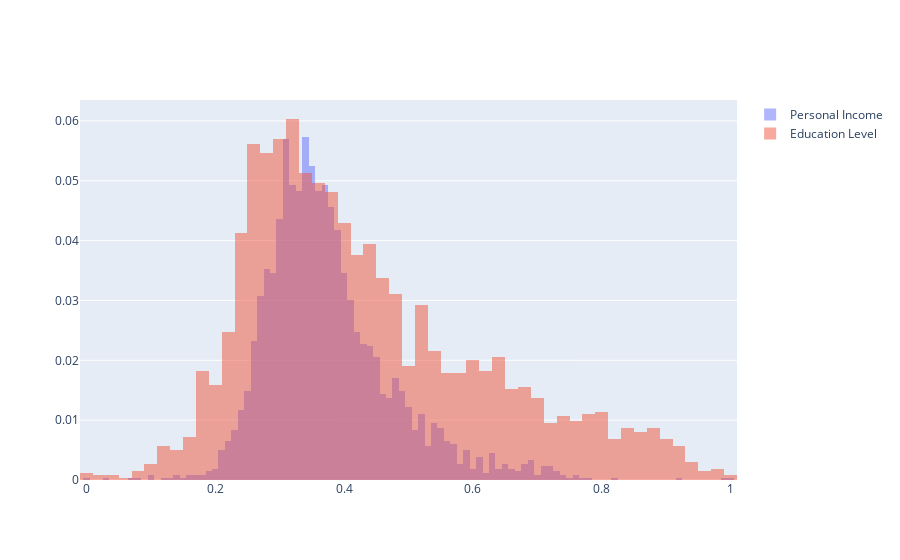

The notebook cell saved with this chart:
### Code cell
# process the education by postcode data
def get_education_data(filepath):
    df = pd.read_csv(
        filepath,
        header=6,
    )
    return df

ed_df = get_education_data("../data/raw/ABS/2021-education-by-postcode.csv")
# rename first column to "Postcode"
ed_df = ed_df.rename(columns={ed_df.columns[0]: "Postcode"})
# filter out rows that don't start with 4 digits
ed_df = ed_df[ed_df["Postcode"].str.match(r"^\d{4}.*")]
# strip anything after the first 4 digits from the Postcode
ed_df["Postcode"] = ed_df["Postcode"].str.extract(r"(\d{4})")
# create a numeric value to represent each column
level = [8,7,6,5,4,3,2,1] # this weighting is probably a bit too heavy to the higher levels
cols = ed_df.columns
ncols = len(cols)
data = ed_df[cols[1:ncols-2]]
# convert values in data to numeric type
data = data.apply(pd.to_numeric)
total = data.sum(axis=1)
# for each column in data, divide by total
frac = data.div(total, axis=0)
func = lambda x: sum(np.asarray(x) * np.asarray(level))
mean_education_level = frac.apply(func, axis=1)
# normalize mean_education_level to the range 0-1
mean_education_level = (mean_education_level - mean_education_level.min()) / (mean_education_level.max() - mean_education_level.min())
fig.add_trace(go.Histogram(x=mean_education_level, histnorm='probability', name='Education Level'))
fig.update_layout(barmode='overlay')
fig.update_traces(opacity=0.5)
fig.show()

### Figure 1 — Plotly figure (JSON) as saved in the notebook; plotly's stock layout.template omitted (floating-point values rounded to 4 significant figures; data arrays with more than 128 entries replaced by an {"elided": "..."} marker saying what was removed)
{"data": [{"histnorm": "probability", "name": "Personal Income", "opacity": 0.5, "type": "histogram", "x": {"elided": "2641 float values"}}, {"histnorm": "probability", "name": "Education Level", "opacity": 0.5, "type": "histogram", "x": {"elided": "2641 float values"}}], "layout": {"barmode": "overlay"}}
